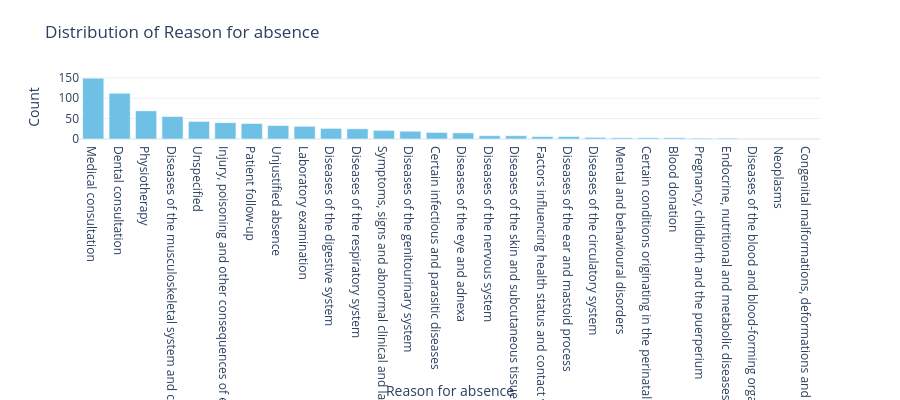
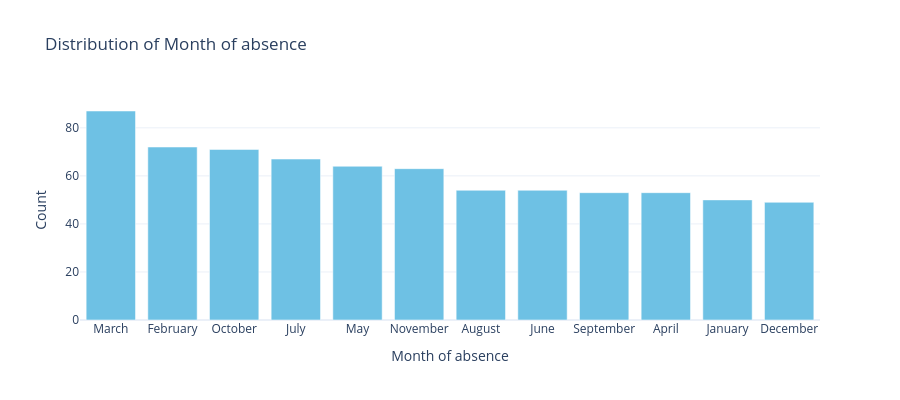
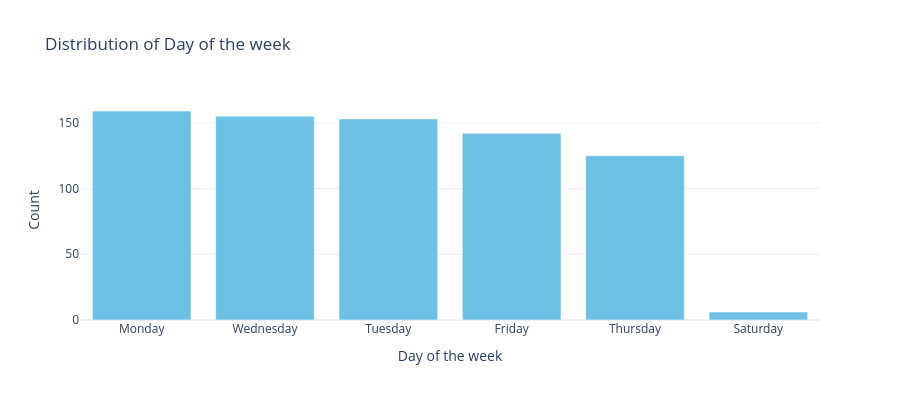
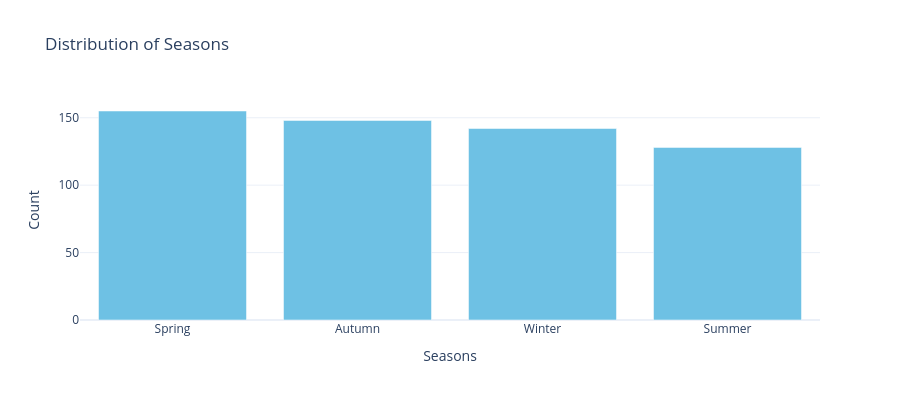

Write notebook code for charts like these, in order.
### Code cell
plot_categorical_barcharts(abs)

### Figure 1 — Plotly figure (JSON) as saved in the notebook; plotly's stock layout.template omitted (floating-point values rounded to 4 significant figures)
{"data": [{"hovertemplate": "Reason for absence=%{x}<br>Count=%{y}<extra></extra>", "legendgroup": "", "marker": {"color": "#6EC1E4", "pattern": {"shape": ""}}, "name": "", "orientation": "v", "showlegend": false, "textposition": "auto", "type": "bar", "x": ["Medical consultation", "Dental consultation", "Physiotherapy", "Diseases of the musculoskeletal system and connective tissue", "Unspecified", "Injury, poisoning and other consequences of external causes", "Patient follow-up", "Unjustified absence", "Laboratory examination", "Diseases of the digestive system", "Diseases of the respiratory system", "Symptoms, signs and abnormal clinical and laboratory findings", "Diseases of the genitourinary system", "Certain infectious and parasitic diseases", "Diseases of the eye and adnexa", "Diseases of the nervous system", "Diseases of the skin and subcutaneous tissue", "Factors influencing health status and contact with health services", "Diseases of the ear and mastoid process", "Diseases of the circulatory system", "Mental and behavioural disorders", "Certain conditions originating in the perinatal period", "Blood donation", "Pregnancy, childbirth and the puerperium", "Endocrine, nutritional and metabolic diseases", "Diseases of the blood and blood-forming organs and immune mechanism", "Neoplasms", "Congenital malformations, deformations and chromosomal abnormalities"], "xaxis": "x", "y": [149, 112, 69, 55, 43, 40, 38, 33, 31, 26, 25, 21, 19, 16, 15, 8, 8, 6, 6, 4, 3, 3, 3, 2, 2, 1, 1, 1], "yaxis": "y"}], "layout": {"barmode": "relative", "height": 400, "legend": {"tracegroupgap": 0}, "showlegend": false, "title": {"text": "Distribution of Reason for absence"}, "width": 900, "xaxis": {"anchor": "y", "domain": [0, 1], "title": {"text": "Reason for absence"}}, "yaxis": {"anchor": "x", "domain": [0, 1], "title": {"text": "Count"}}}}

### Figure 2 — Plotly figure (JSON) as saved in the notebook; plotly's stock layout.template omitted (floating-point values rounded to 4 significant figures)
{"data": [{"hovertemplate": "Month of absence=%{x}<br>Count=%{y}<extra></extra>", "legendgroup": "", "marker": {"color": "#6EC1E4", "pattern": {"shape": ""}}, "name": "", "orientation": "v", "showlegend": false, "textposition": "auto", "type": "bar", "x": ["March", "February", "October", "July", "May", "November", "August", "June", "September", "April", "January", "December"], "xaxis": "x", "y": [87, 72, 71, 67, 64, 63, 54, 54, 53, 53, 50, 49], "yaxis": "y"}], "layout": {"barmode": "relative", "height": 400, "legend": {"tracegroupgap": 0}, "showlegend": false, "title": {"text": "Distribution of Month of absence"}, "width": 900, "xaxis": {"anchor": "y", "domain": [0, 1], "title": {"text": "Month of absence"}}, "yaxis": {"anchor": "x", "domain": [0, 1], "title": {"text": "Count"}}}}

### Figure 3 — Plotly figure (JSON) as saved in the notebook; plotly's stock layout.template omitted (floating-point values rounded to 4 significant figures)
{"data": [{"hovertemplate": "Day of the week=%{x}<br>Count=%{y}<extra></extra>", "legendgroup": "", "marker": {"color": "#6EC1E4", "pattern": {"shape": ""}}, "name": "", "orientation": "v", "showlegend": false, "textposition": "auto", "type": "bar", "x": ["Monday", "Wednesday", "Tuesday", "Friday", "Thursday", "Saturday"], "xaxis": "x", "y": [159, 155, 153, 142, 125, 6], "yaxis": "y"}], "layout": {"barmode": "relative", "height": 400, "legend": {"tracegroupgap": 0}, "showlegend": false, "title": {"text": "Distribution of Day of the week"}, "width": 900, "xaxis": {"anchor": "y", "domain": [0, 1], "title": {"text": "Day of the week"}}, "yaxis": {"anchor": "x", "domain": [0, 1], "title": {"text": "Count"}}}}

### Figure 4 — Plotly figure (JSON) as saved in the notebook; plotly's stock layout.template omitted (floating-point values rounded to 4 significant figures)
{"data": [{"hovertemplate": "Seasons=%{x}<br>Count=%{y}<extra></extra>", "legendgroup": "", "marker": {"color": "#6EC1E4", "pattern": {"shape": ""}}, "name": "", "orientation": "v", "showlegend": false, "textposition": "auto", "type": "bar", "x": ["Spring", "Autumn", "Winter", "Summer"], "xaxis": "x", "y": [155, 148, 142, 128], "yaxis": "y"}], "layout": {"barmode": "relative", "height": 400, "legend": {"tracegroupgap": 0}, "showlegend": false, "title": {"text": "Distribution of Seasons"}, "width": 900, "xaxis": {"anchor": "y", "domain": [0, 1], "title": {"text": "Seasons"}}, "yaxis": {"anchor": "x", "domain": [0, 1], "title": {"text": "Count"}}}}
